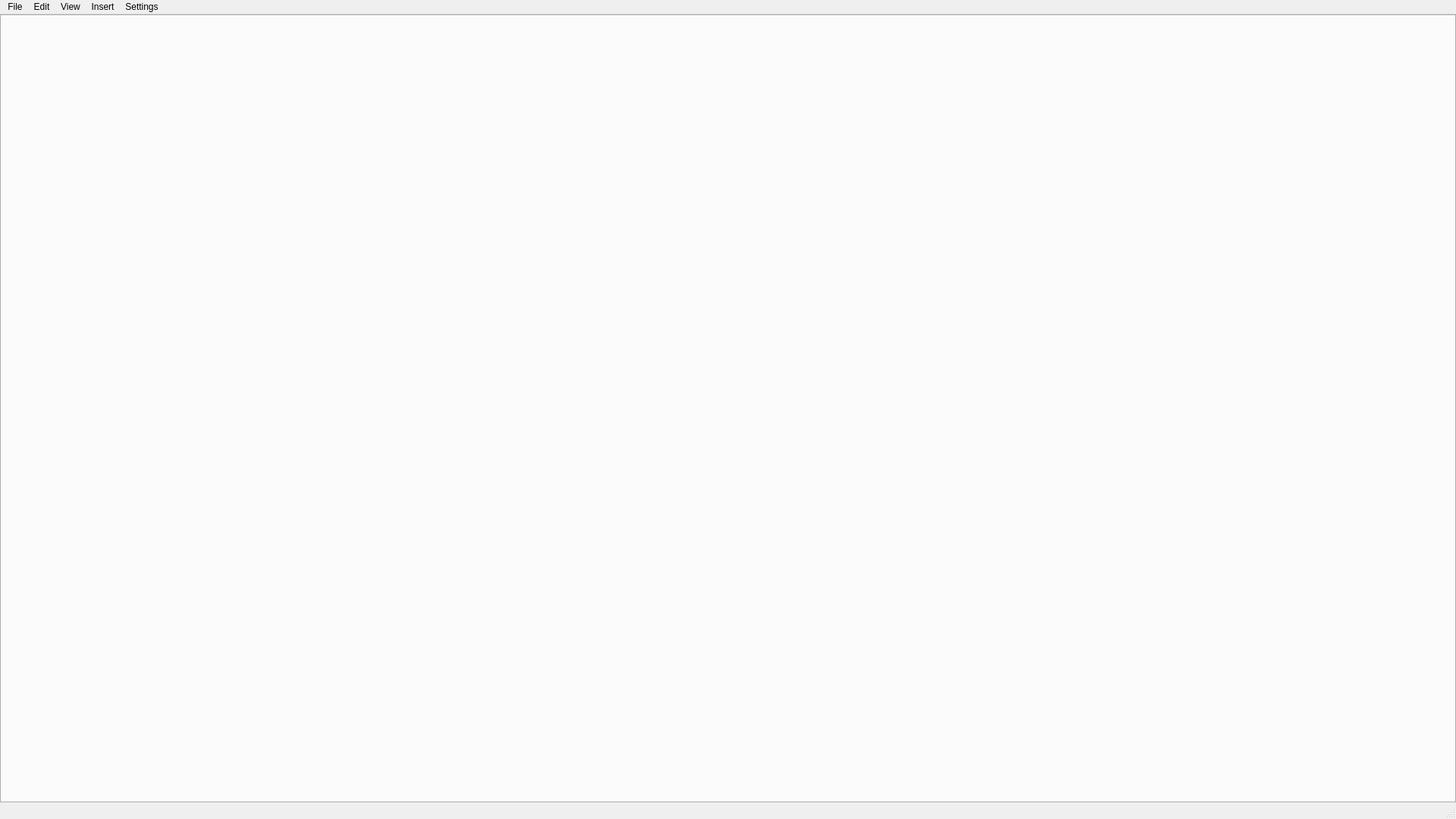
<?xml version="1.0" encoding="UTF-8"?>
<ui version="4.0">
 <class>MainWindow</class>
 <widget class="QMainWindow" name="MainWindow">
  <property name="geometry">
   <rect>
    <x>0</x>
    <y>0</y>
    <width>1920</width>
    <height>1080</height>
   </rect>
  </property>
  <property name="windowTitle">
   <string>MainWindow</string>
  </property>
  <widget class="QWidget" name="centralwidget">
   <layout class="QVBoxLayout" name="verticalLayout_2">
    <property name="leftMargin">
     <number>0</number>
    </property>
    <property name="topMargin">
     <number>0</number>
    </property>
    <property name="rightMargin">
     <number>0</number>
    </property>
    <property name="bottomMargin">
     <number>0</number>
    </property>
    <item>
     <layout class="QVBoxLayout" name="verticalLayout">
      <item>
       <widget class="QTabWidget" name="fileTabs">
        <property name="tabPosition">
         <enum>QTabWidget::South</enum>
        </property>
        <property name="currentIndex">
         <number>-1</number>
        </property>
        <property name="tabsClosable">
         <bool>true</bool>
        </property>
       </widget>
      </item>
     </layout>
    </item>
   </layout>
  </widget>
  <widget class="QMenuBar" name="menubar">
   <property name="geometry">
    <rect>
     <x>0</x>
     <y>0</y>
     <width>1920</width>
     <height>21</height>
    </rect>
   </property>
   <widget class="QMenu" name="menuFile">
    <property name="title">
     <string>File</string>
    </property>
    <widget class="QMenu" name="menuOpen_Recent">
     <property name="title">
      <string>Open Recent</string>
     </property>
    </widget>
    <addaction name="actionNew"/>
    <addaction name="actionOpen"/>
    <addaction name="menuOpen_Recent"/>
    <addaction name="separator"/>
    <addaction name="actionSave"/>
    <addaction name="actionSave_As"/>
    <addaction name="actionSave_All"/>
    <addaction name="separator"/>
    <addaction name="actionPrint"/>
   </widget>
   <widget class="QMenu" name="menuEdit">
    <property name="title">
     <string>Edit</string>
    </property>
    <addaction name="actionUndo"/>
    <addaction name="actionRedo"/>
    <addaction name="separator"/>
    <addaction name="actionSuppress"/>
    <addaction name="actionUnsuppress"/>
    <addaction name="separator"/>
   </widget>
   <widget class="QMenu" name="menuView">
    <property name="title">
     <string>View</string>
    </property>
   </widget>
   <widget class="QMenu" name="menuInsert">
    <property name="title">
     <string>Insert</string>
    </property>
   </widget>
   <widget class="QMenu" name="menuSettings">
    <property name="title">
     <string>Settings</string>
    </property>
    <addaction name="actionSettings"/>
   </widget>
   <addaction name="menuFile"/>
   <addaction name="menuEdit"/>
   <addaction name="menuView"/>
   <addaction name="menuInsert"/>
   <addaction name="menuSettings"/>
  </widget>
  <widget class="QStatusBar" name="statusbar"/>
  <action name="actionNew">
   <property name="icon">
    <iconset resource="../resources/resources.qrc">
     <normaloff>:/icons/icons/new.png</normaloff>:/icons/icons/new.png</iconset>
   </property>
   <property name="text">
    <string>New</string>
   </property>
   <property name="shortcut">
    <string>Ctrl+N</string>
   </property>
  </action>
  <action name="actionOpen">
   <property name="icon">
    <iconset resource="../resources/resources.qrc">
     <normaloff>:/icons/icons/open.png</normaloff>:/icons/icons/open.png</iconset>
   </property>
   <property name="text">
    <string>Open</string>
   </property>
   <property name="shortcut">
    <string>Ctrl+O</string>
   </property>
  </action>
  <action name="actionSave">
   <property name="enabled">
    <bool>false</bool>
   </property>
   <property name="icon">
    <iconset resource="../resources/resources.qrc">
     <normaloff>:/icons/icons/save.png</normaloff>:/icons/icons/save.png</iconset>
   </property>
   <property name="text">
    <string>Save</string>
   </property>
   <property name="shortcut">
    <string>Ctrl+S</string>
   </property>
  </action>
  <action name="actionSave_As">
   <property name="enabled">
    <bool>false</bool>
   </property>
   <property name="icon">
    <iconset resource="../resources/resources.qrc">
     <normaloff>:/icons/icons/saveAs.png</normaloff>:/icons/icons/saveAs.png</iconset>
   </property>
   <property name="text">
    <string>Save As</string>
   </property>
  </action>
  <action name="actionSave_All">
   <property name="enabled">
    <bool>false</bool>
   </property>
   <property name="icon">
    <iconset resource="../resources/resources.qrc">
     <normaloff>:/icons/icons/saveAll.png</normaloff>:/icons/icons/saveAll.png</iconset>
   </property>
   <property name="text">
    <string>Save All</string>
   </property>
  </action>
  <action name="actionPrint">
   <property name="enabled">
    <bool>false</bool>
   </property>
   <property name="icon">
    <iconset resource="../resources/resources.qrc">
     <normaloff>:/icons/icons/print.png</normaloff>:/icons/icons/print.png</iconset>
   </property>
   <property name="text">
    <string>Print</string>
   </property>
   <property name="shortcut">
    <string>Ctrl+P</string>
   </property>
  </action>
  <action name="actionUndo">
   <property name="icon">
    <iconset resource="../resources/resources.qrc">
     <normaloff>:/icons/icons/undo.png</normaloff>:/icons/icons/undo.png</iconset>
   </property>
   <property name="text">
    <string>Undo</string>
   </property>
   <property name="shortcut">
    <string>Ctrl+Z</string>
   </property>
  </action>
  <action name="actionRedo">
   <property name="icon">
    <iconset resource="../resources/resources.qrc">
     <normaloff>:/icons/icons/redo.png</normaloff>:/icons/icons/redo.png</iconset>
   </property>
   <property name="text">
    <string>Redo</string>
   </property>
   <property name="shortcut">
    <string>Ctrl+Y</string>
   </property>
  </action>
  <action name="actionSuppress">
   <property name="enabled">
    <bool>false</bool>
   </property>
   <property name="icon">
    <iconset resource="../resources/resources.qrc">
     <normaloff>:/icons/icons/test.png</normaloff>:/icons/icons/test.png</iconset>
   </property>
   <property name="text">
    <string>Suppress</string>
   </property>
  </action>
  <action name="actionUnsuppress">
   <property name="enabled">
    <bool>false</bool>
   </property>
   <property name="icon">
    <iconset resource="../resources/resources.qrc">
     <normaloff>:/icons/icons/test.png</normaloff>:/icons/icons/test.png</iconset>
   </property>
   <property name="text">
    <string>Unsuppress</string>
   </property>
  </action>
  <action name="actionSettings">
   <property name="icon">
    <iconset resource="../resources/resources.qrc">
     <normaloff>:/icons/icons/settings.png</normaloff>:/icons/icons/settings.png</iconset>
   </property>
   <property name="text">
    <string>Settings</string>
   </property>
  </action>
 </widget>
 <resources>
  <include location="../resources/resources.qrc"/>
 </resources>
 <connections/>
</ui>
